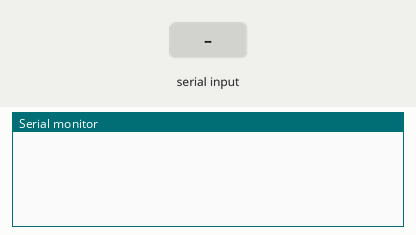
Simulated run of this sketch. Board: Arduino Uno, built with avr-gcc and run on an emulated ATmega328P. Parts: the last lines printed to the serial monitor. The test bench sets the inputs (shaded band).

Above: at 1.2 s.
1.3 s: "seiki" received over the second serial link
At 2.1 s:
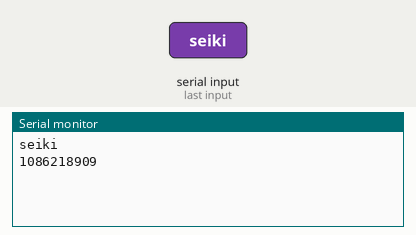
2.8 s: "smart" received over the second serial link
At 3.3 s:
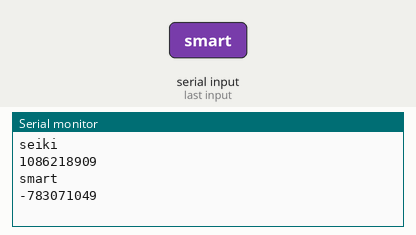
4.3 s: "set," received over the second serial link
At 5.3 s:
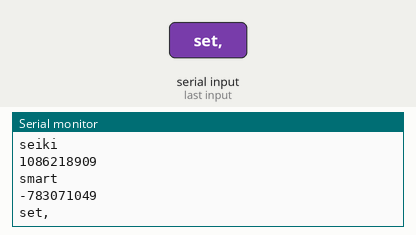
5.8 s: "set" received over the second serial link
At 6.5 s:
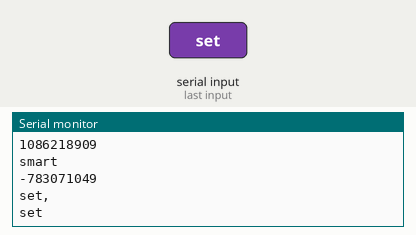

The sketch:

Sender.ino
```cpp
#include <IRremote.h>
#include <SoftwareSerial.h>

#define NEC_BIT 32
#define MAX_ARR_SIZE 39

// Apparently Arduino still uses C++ 98, meaning int is -32768 to 32767
// and long is -2147483648 to 2147483647
uint32_t smart_list[MAX_ARR_SIZE];
uint32_t seiki_list[MAX_ARR_SIZE];
uint32_t custom_list[MAX_ARR_SIZE];

IRsend sender;
SoftwareSerial bthSerial(7, 8);
IRrecv irrecv(11);
String str = "";

void setup() {
  // put your setup code here, to run once:
  Serial.begin(9600);
  bthSerial.begin(9600);
  initSeiki();
  initSmart();
  irrecv.enableIRIn();
//  Serial.println("Beginning debugging");
}

void loop() {
  // put your main code here, to run repeatedly:
  if (bthSerial.available()) {
    delay(10);
    while (bthSerial.available()) {
      str += (char)bthSerial.read();
    }
//    str = Serial.readString();
    Serial.println(str);
//    delay(10);

    if (str.indexOf("seiki") > -1) {
      int i = str.indexOf("seiki");
      delay(6);
      str.remove(i);
//      Serial.println(str);
      long key = str.toInt();
      sendSeiki(key);
    }

    if (str.indexOf("smart") > -1) {
      int i = str.indexOf("smart");
      delay(6);
      str.remove(i);
//      Serial.println(str);
      long key = str.toInt();
      sendSmart(key);
    }

    if (str.indexOf("set,") > -1) {
      int i = str.indexOf("set");
      delay(6);
      uint32_t val = str.substring(i+4).toInt();
      str.remove(i);
      long key = str.toInt();
      setKey(key, val);
    }

    if (str.indexOf("set") > -1) {
      int i = str.indexOf("set");
      delay(6);
      str.remove(i);
      long key = str.toInt();
      setKey(key);
      upload(key);
    }

    if (str.indexOf("custom") > -1) {
      int i = str.indexOf("custom");
      delay(6);
      str.remove(i);
      long key = str.toInt();
      sendCustom(key);
    }

    str = "";
//    Serial.println("loop complete");
    delay(10);
  }

  if (Serial.available()) {
    delay(10);
    bthSerial.write(Serial.read());
  }
}

void upload (long key) {
  String str = String(custom_list[key]);
  delay(50);
  bthSerial.write(str.c_str());
}

// store commands?
void setKey (long key) {
//  bthSerial.write("setting");
  irrecv.resume();
  decode_results results;

  while (true) {
    if (irrecv.decode(&results)) {
      Serial.print(results.value);
      Serial.println(results.decode_type);
      if (results.decode_type != NEC && results.value != 0xFFFFFFFF ) { // Must be NEC! Accept no substitute!
        irrecv.resume();
      } else {
        Serial.println(results.value, HEX);
        Serial.println(results.value);
        custom_list[key] = results.value;
        break;
      }
    } else if (bthSerial.readString().equalsIgnoreCase("cancel")) {
      break;
    }
  }
}

void setKey (long key, long value) {
  custom_list[key] = value;
}

void sendCustom (long key) {

  long code = custom_list[key];
  if (code != 0) {
//    Serial.print("Check passed! ");
    Serial.println(code);
    sender.sendNEC(code, NEC_BIT);
  }
}

void initSeiki () {
  seiki_list[0] = 0x40be629d;
  seiki_list[1] = 0x40be32cd;
  seiki_list[2] = 0x40be807f;
  seiki_list[3] = 0x40be40bf;
  seiki_list[4] = 0x40bec03f;
  seiki_list[5] = 0x40be20df;
  seiki_list[6] = 0x40bea05f;
  seiki_list[7] = 0x40be690f;
  seiki_list[8] = 0x40bee01f;
  seiki_list[9] = 0x40be10ef;
  seiki_list[10] = 0x40be906f;
  seiki_list[11] = 0x40be42bd;
  seiki_list[12] = 0x40be00ff;
  seiki_list[13] = 0x40be827d;
  seiki_list[14] = 0x40bee21d;
  seiki_list[15] = 0x40bec23d;
  seiki_list[16] = 0x40be0af5;
  seiki_list[17] = 0x40be8877;
  seiki_list[18] = 0x40bed22d;
  seiki_list[19] = 0x40bef00f;
  seiki_list[20] = 0x40be5aa5;
  seiki_list[21] = 0x40be30cf;
  seiki_list[22] = 0x40be9867;
  seiki_list[23] = 0x40bef20d;
  seiki_list[24] = 0x40be02fd;
  seiki_list[25] = 0x40be22dd;
  seiki_list[26] = 0x40be1ae5;
  seiki_list[27] = 0x40be4ab5;
  seiki_list[28] = 0x40be728d;
  seiki_list[29] = 0x40be12ed;
  seiki_list[30] = 0x40be926d;
  seiki_list[31] = 0x40beb24d;
  seiki_list[32] = 0x40be52ad;
  seiki_list[33] = 0x40bea25d;
  seiki_list[34] = 0x40beb04f;
  seiki_list[35] = 0x40beda25;
  seiki_list[36] = 0x40be58a7;
  seiki_list[37] = 0x40be9a65;
  seiki_list[38] = 0x40be18e7;
}

void sendSeiki (long key) {

  long code = seiki_list[key];
  if (code != 0) {
//    Serial.print("Check passed! ");
    Serial.println(code);
    sender.sendNEC(code, NEC_BIT);
  }

}

void initSmart () {
  smart_list[0] = 0xd15348b7;
  smart_list[1] = 0xd1538877;
  smart_list[33] = 0xd153d827;
  smart_list[21] = 0xd15322dd;
  smart_list[22] = 0xd153629d;
  smart_list[28] = 0xd15342bd;
  smart_list[29] = 0xd15302fd;
  smart_list[30] = 0xd153c23d;
  smart_list[31] = 0xd153827d;
  smart_list[32] = 0xd153c837;
}

void sendSmart (long key) {
  long code = smart_list[key];
  if (code != 0) {
//    Serial.print("Check passed! ");
    Serial.println(code);
    sender.sendNEC(code, NEC_BIT);
  }
}
```

Measured:
- after the input at 1.3 s, the serial monitor: prints a new line at once (image 1)
- after the input at 2.8 s, the serial monitor: prints a new line at once (image 2)
- after the input at 4.3 s, the serial monitor: prints a new line at once (image 3)
- after the input at 5.8 s, the serial monitor: prints a new line at once (image 4)
